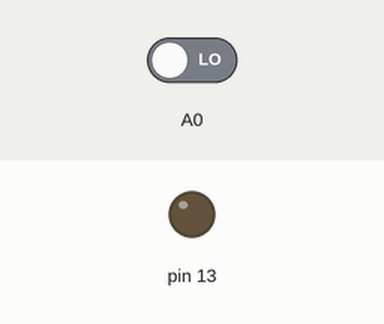
Simulated run of this sketch. Board: Arduino Uno, built with avr-gcc and run on an emulated ATmega328P. Parts: output pins drawn as LEDs (lit = HIGH). Inputs (shaded band) come from the test bench; at power-on: A0 LOW.

Above: at 1.2 s.
1.3 s: A0 driven HIGH
At 2.5 s:
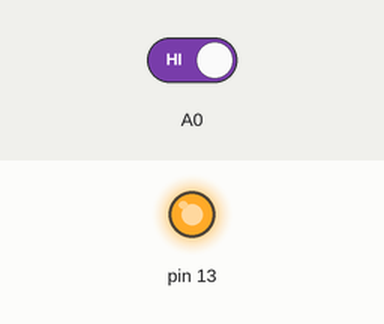
2.8 s: A0 driven LOW
At 3.9 s:
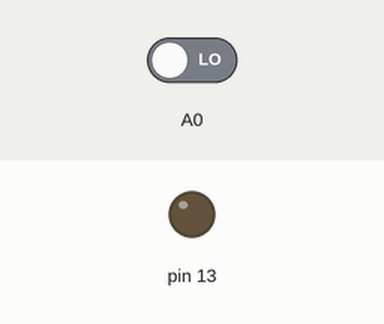
Timing chart, 0 to 5.8 s (numbered marks = the images above; inputs shaded):
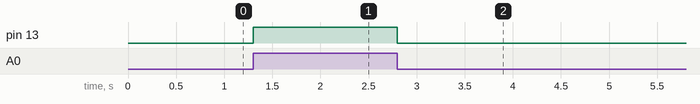

The sketch:

potentiometer.ino
```cpp
// C++ code
//
int potval=0;


void setup()
{
  pinMode(13, OUTPUT);
  pinMode(A0, INPUT);
}

void loop()
{
  potval=digitalRead(A0);
  digitalWrite(13, potval);
  delay(100); // Wait for 1000 millisecond(s)
}
```

Measured:
- after the input at 1.3 s, pin 13: LOW → HIGH at once
- after the input at 2.8 s, pin 13: HIGH → LOW at once
